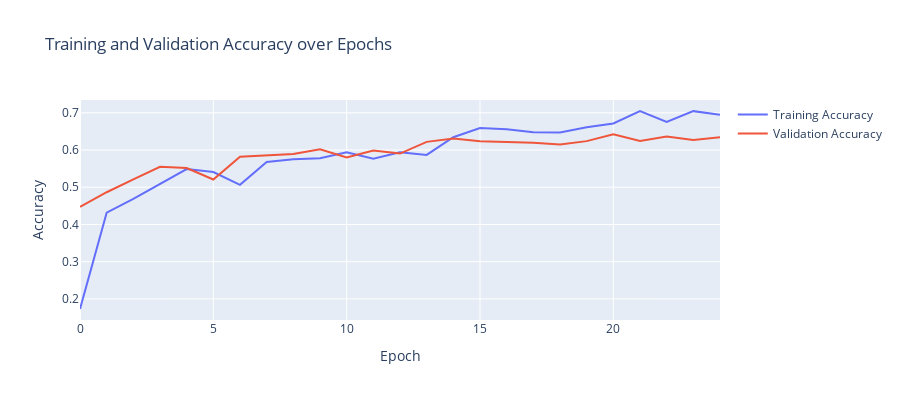

The cell this chart's notebook holds for it:
### Code cell
fig = graph.Figure()

# the training loss 
fig.add_trace(graph.Scatter(y=train_acc, mode='lines', name='Training Accuracy'))
# the validation loss 
fig.add_trace(graph.Scatter(y=val_acc, mode='lines', name='Validation Accuracy'))
# Update the layout with titles and axis labels
fig.update_layout(title='Training and Validation Accuracy over Epochs',
                  xaxis_title='Epoch',
                  yaxis_title='Accuracy',
                  width=900,
                  height=400)
fig.show()

### Figure 1 — Plotly figure (JSON) as saved in the notebook; plotly's stock layout.template omitted (floating-point values rounded to 4 significant figures)
{"data": [{"mode": "lines", "name": "Training Accuracy", "type": "scatter", "y": [0.1729, 0.4317, 0.4688, 0.5097, 0.5486, 0.5408, 0.5066, 0.568, 0.5749, 0.5777, 0.5938, 0.5765, 0.5942, 0.5867, 0.6343, 0.659, 0.6558, 0.6477, 0.6469, 0.6613, 0.6714, 0.7048, 0.6754, 0.7044, 0.6949]}, {"mode": "lines", "name": "Validation Accuracy", "type": "scatter", "y": [0.4475, 0.4866, 0.5214, 0.5551, 0.5517, 0.5208, 0.5817, 0.5851, 0.5896, 0.602, 0.58, 0.5986, 0.5904, 0.6219, 0.6309, 0.6235, 0.6224, 0.6196, 0.6148, 0.6238, 0.6419, 0.6244, 0.6363, 0.6269, 0.6346]}], "layout": {"height": 400, "title": {"text": "Training and Validation Accuracy over Epochs"}, "width": 900, "xaxis": {"title": {"text": "Epoch"}}, "yaxis": {"title": {"text": "Accuracy"}}}}
